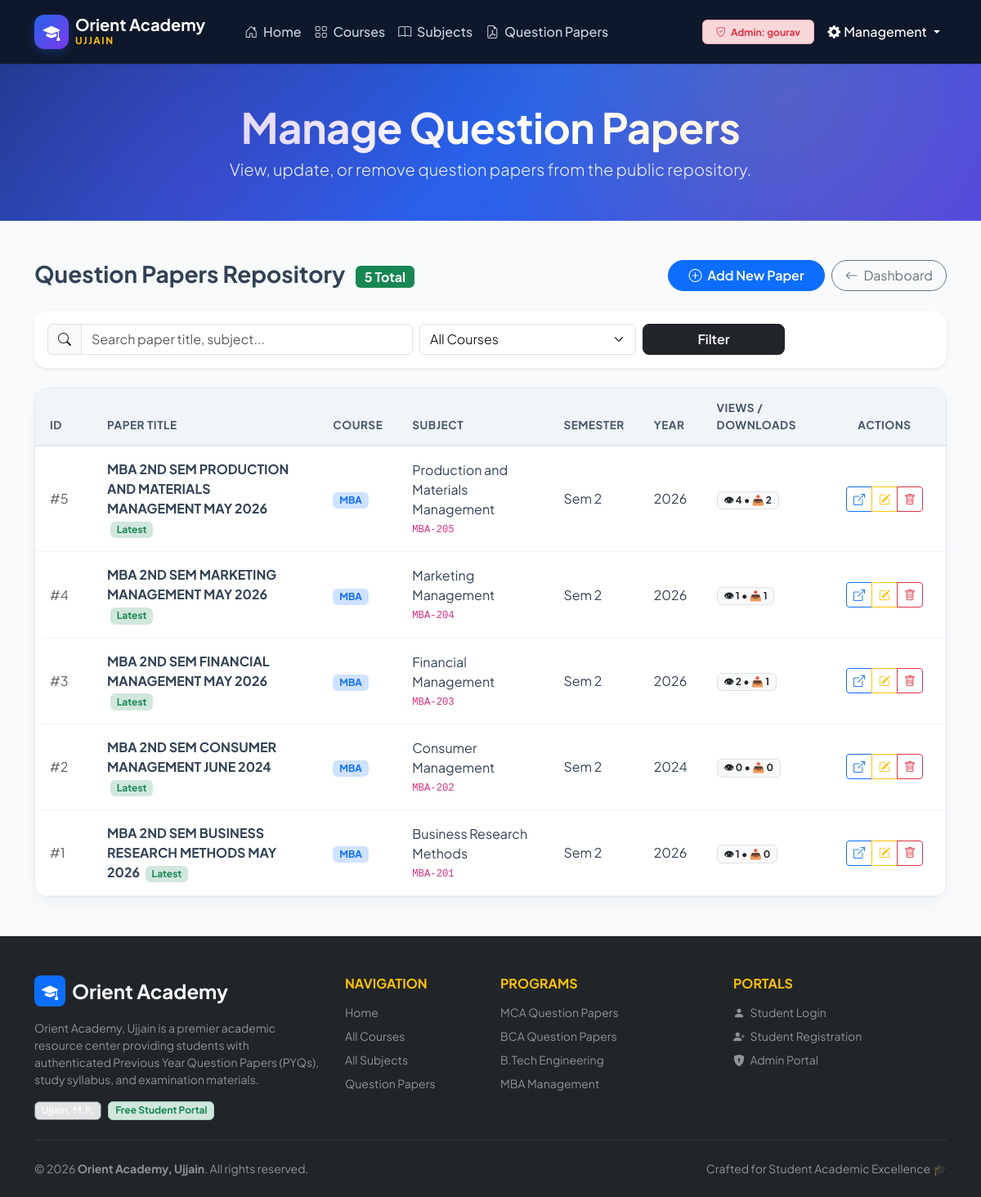
The app's page /admin/managepapers.php (signed in) with its own data.
### tables this page shows
CREATE TABLE IF NOT EXISTS `papers` (
  `id` int(11) NOT NULL,
  `course_id` int(11) DEFAULT NULL,
  `subject_id` int(11) DEFAULT NULL,
  `year` int(11) DEFAULT NULL,
  `semester` varchar(20) DEFAULT NULL,
  `paper_title` varchar(255) DEFAULT NULL,
  `drive_link` text DEFAULT NULL,
  `upload_date` timestamp NOT NULL DEFAULT current_timestamp(),
  `views` int(11) NOT NULL DEFAULT 0,
  `downloads` int(11) NOT NULL DEFAULT 0,
  `is_latest` tinyint(1) DEFAULT 1
);

CREATE TABLE IF NOT EXISTS `courses` (
  `id` int(11) NOT NULL,
  `course_name` varchar(100) NOT NULL,
  `course_slug` varchar(100) NOT NULL,
  `description` text NOT NULL,
  `icon_class` varchar(50) DEFAULT 'bi-mortarboard-fill',
  `badge_color` varchar(30) DEFAULT 'primary'
);

CREATE TABLE IF NOT EXISTS `subjects` (
  `id` int(11) NOT NULL,
  `course_id` int(11) DEFAULT NULL,
  `subject_name` varchar(100) DEFAULT NULL,
  `semester` varchar(20) DEFAULT '1',
  `subject_code` varchar(50) DEFAULT NULL
);

### admin/managepapers.php (the view, shortened to what this page needs)
<?php
require_once '../includes/db.php';
$search = isset($_GET['search']) ? trim($_GET['search']) : '';
$sql = "
SELECT
    p.*,
    c.course_name,
    s.subject_name,
    s.subject_code
FROM papers p
INNER JOIN courses c ON p.course_id = c.id
INNER JOIN subjects s ON p.subject_id = s.id
WHERE 1=1
";
$sql .= " ORDER BY p.id DESC";
$result = mysqli_query($conn, $sql);
$totalPapersCount = mysqli_fetch_assoc(mysqli_query($conn, "SELECT COUNT(*) AS total FROM papers"))['total'] ?? 0;
?>
<?php include '../includes/header.php'; ?>
<body>
<?php include '../includes/navbar.php'; ?>
<section class="hero text-center py-5">
    <div class="container">
        <h1 class="fw-bold mb-2">Manage Question Papers</h1>
        <p class="lead">View, update, or remove question papers from the public repository.</p>
    </div>
</section>
<section class="container my-5">
    <div class="d-flex justify-content-between align-items-center mb-4 flex-wrap gap-2">
        <div>
            <h3 class="fw-bold mb-1">
                Question Papers Repository
                <span class="badge bg-success fs-6 ms-2 align-middle"><?php echo (int)$totalPapersCount; ?> Total</span>
            </h3>
        </div>
        <div class="d-flex gap-2">
            <a href="addpaper.php" class="btn btn-primary rounded-pill px-4 fw-semibold">
                <i class="bi bi-plus-circle me-1"></i> Add New Paper
            </a>
            <a href="admindashboard.php" class="btn btn-outline-secondary rounded-pill px-3">
                <i class="bi bi-arrow-left me-1"></i> Dashboard
            </a>
        </div>
    </div>
    <div class="card border-0 shadow-sm rounded-4 p-3 mb-4 bg-white">
        <form method="GET" action="managepapers.php" class="row g-2 align-items-center">
            <div class="col-md-5">
                <div class="input-group">
                    <span class="input-group-text bg-light"><i class="bi bi-search"></i></span>
                    <input type="text"
                           name="search"
                           class="form-control"
                           placeholder="Search paper title, subject..."
                           value="<?php echo htmlspecialchars($search); ?>">
                </div>
            </div>
            <div class="col-md-3">
                <select name="course_id" class="form-select" onchange="this.form.submit()">
                    <option value="">All Courses</option>
                </select>
            </div>
            <div class="col-md-2">
                <button type="submit" class="btn btn-dark w-100 fw-semibold rounded-3">
                    Filter
                </button>
            </div>
        </form>
    </div>
    <div class="custom-table-card">
        <div class="table-responsive">
            <table class="table table-modern align-middle">
                <thead>
                    <tr>
                        <th style="width: 70px;">ID</th>
                        <th>Paper Title</th>
                        <th>Course</th>
                        <th>Subject</th>
                        <th>Semester</th>
                        <th>Year</th>
                        <th>Views / Downloads</th>
                        <th class="text-center" style="width: 150px;">Actions</th>
                    </tr>
                </thead>
                <tbody>
                    <?php if($result && mysqli_num_rows($result) > 0): ?>
                        <?php while($paper = mysqli_fetch_assoc($result)): ?>
                            <tr>
                                <td><span class="text-muted">#<?php echo $paper['id']; ?></span></td>
                                <td>
                                    <strong><?php echo htmlspecialchars($paper['paper_title']); ?></strong>
                                    <?php if(!empty($paper['is_latest'])): ?>
                                        <span class="badge bg-success-subtle text-success ms-1 small">Latest</span>
                                    <?php endif; ?>
                                </td>
                                <td>
                                    <span class="badge bg-primary-subtle text-primary px-2 py-1">
                                        <?php echo htmlspecialchars($paper['course_name']); ?>
                                    </span>
                                </td>
                                <td>
                                    <?php echo htmlspecialchars($paper['subject_name']); ?>
                                    <?php if(!empty($paper['subject_code'])): ?>
                                        <div class="small text-muted"><code><?php echo htmlspecialchars($paper['subject_code']); ?></code></div>
                                    <?php endif; ?>
                                </td>
                                <td>Sem <?php echo htmlspecialchars($paper['semester']); ?></td>
                                <td><?php echo htmlspecialchars($paper['year']); ?></td>
                                <td>
                                    <span class="badge bg-light text-dark border">
                                        👁 <?php echo (int)$paper['views']; ?> &bull; 📥 <?php echo (int)$paper['downloads']; ?>
                                    </span>
                                </td>
                                <td class="text-center">
                                    <div class="btn-group btn-group-sm">
                                        <a href="<?php echo htmlspecialchars($paper['drive_link']); ?>"
                                           target="_blank"
                                           class="btn btn-outline-primary"
                                           title="Preview Link">
                                            <i class="bi bi-box-arrow-up-right"></i>
                                        </a>
                                        <a href="editpaper.php?id=<?php echo $paper['id']; ?>"
                                           class="btn btn-outline-warning"
                                           title="Edit Paper">
                                            <i class="bi bi-pencil-square"></i>
                                        </a>
                                        <a href="deletepaper.php?id=<?php echo $paper['id']; ?>"
                                           class="btn btn-outline-danger"
                                           onclick="return confirm('Delete this question paper permanently?');"
                                           title="Delete Paper">
                                            <i class="bi bi-trash"></i>
                                        </a>
                                    </div>
                                </td>
                            </tr>
                        <?php endwhile; ?>
                    <?php endif; ?>
                </tbody>
            </table>
        </div>
    </div>
</section>
<?php include '../includes/footer.php'; ?>
</body>
</html>

### assets/css/style.css (style rules this page uses)
:root { --primary-color: #2563eb; --primary-hover: #1d4ed8; --secondary-color: #64748b; --accent-color: #f59e0b; --dark-bg: #0f172a; --light-bg: #f8fafc; --card-shadow: 0 10px 25px -5px rgba(0, 0, 0, 0.05), 0 8px 10px -6px rgba(0, 0, 0, 0.01); --hover-shadow: 0 20px 30px -10px rgba(37, 99, 235, 0.15); --border-radius: 16px; --font-family: 'Plus Jakarta Sans', system-ui, -apple-system, sans-serif; }
html, body { min-height: 100%; }
body { display: flex; flex-direction: column; background-color: var(--light-bg); font-family: var(--font-family); color: #334155; -webkit-font-smoothing: antialiased; }
.hero { background: linear-gradient(135deg, #1e3a8a 0%, #2563eb 50%, #4f46e5 100%); color: #fff; padding: 90px 0 80px; position: relative; overflow: hidden; }
.hero::before { content: ''; position: absolute; top: 0; left: 0; right: 0; bottom: 0; background: radial-gradient(circle at 80% 20%, rgba(245, 158, 11, 0.15), transparent 40%), radial-gradient(circle at 20% 80%, rgba(124, 58, 237, 0.25), transparent 40%); pointer-events: none; }
.hero h1 { font-size: 3.2rem; font-weight: 800; letter-spacing: -0.5px; line-height: 1.15; }
.hero .lead { font-size: 1.25rem; opacity: 0.92; max-width: 750px; margin: 0 auto; }
.custom-table-card { background: #fff; border-radius: var(--border-radius); box-shadow: var(--card-shadow); border: 1px solid #e2e8f0; overflow: hidden; }
.table-modern { margin-bottom: 0; }
.table-modern thead th { background: #f1f5f9; color: #475569; font-weight: 700; font-size: 0.85rem; text-transform: uppercase; letter-spacing: 0.5px; padding: 14px 18px; border-bottom: 2px solid #e2e8f0; }
.table-modern tbody td { padding: 16px 18px; vertical-align: middle; color: #334155; border-bottom: 1px solid #f1f5f9; }

### records on screen
papers: id "5", paper_title "MBA 2ND SEM PRODUCTION AND MATERIALS MANAGEMENT MAY 2026", is_latest "Latest", course.course_name "MBA", subject.subject_name "Production and Materials Management", subject.subject_code "MBA-205", semester "2", year "2026", views "4", downloads "2"
papers: id "4", paper_title "MBA 2ND SEM MARKETING MANAGEMENT MAY 2026", is_latest "Latest", course.course_name "MBA", subject.subject_name "Marketing Management", subject.subject_code "MBA-204", semester "2", year "2026", views "1", downloads "1"
papers: id "3", paper_title "MBA 2ND SEM FINANCIAL MANAGEMENT MAY 2026", is_latest "Latest", course.course_name "MBA", subject.subject_name "Financial Management", subject.subject_code "MBA-203", semester "2", year "2026", views "2", downloads "1"
papers: id "2", paper_title "MBA 2ND SEM CONSUMER MANAGEMENT JUNE 2024", is_latest "Latest", course.course_name "MBA", subject.subject_name "Consumer Management", subject.subject_code "MBA-202", semester "2", year "2024", views "0", downloads "0"
papers: id "1", paper_title "MBA 2ND SEM BUSINESS RESEARCH METHODS MAY 2026", is_latest "Latest", course.course_name "MBA", subject.subject_name "Business Research Methods", subject.subject_code "MBA-201", semester "2", year "2026", views "1", downloads "0"

### other values on screen
$_SESSION['admin_username'] "gourav"
$totalPapersCount "5"
